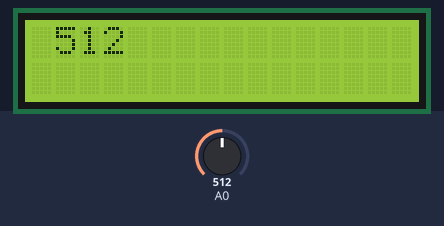
This sketch was run on a simulated Arduino Uno, built with avr-gcc and run on an emulated ATmega328P. Parts: 16×2 character LCD. The test bench sets the inputs (shaded band); at power-on: A0 = 512.

Above: at 1.2 s.
1.3 s: A0 set to 716
At 2.5 s:
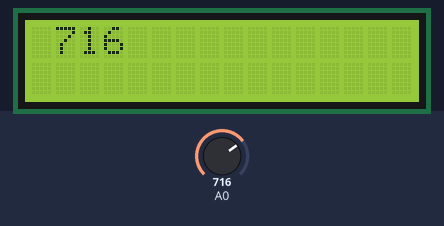
2.8 s: A0 set to 900
At 3.9 s:
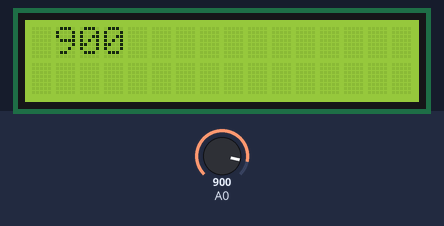
4.3 s: A0 set to 1023
At 5.0 s:
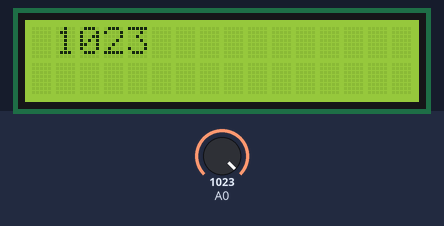
Timing chart, 0 to 7.3 s (numbered marks = the images above; inputs shaded):
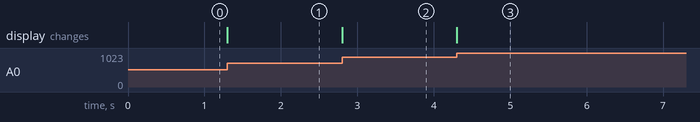

Measured:
- after the input at 1.3 s, the display: changes at once (image 1)
- after the input at 2.8 s, the display: changes at once (image 2)
- after the input at 4.3 s, the display: changes at once (image 3)

The sketch:

ADC.ino
```cpp
#include<LiquidCrystal.h>
LiquidCrystal LCD(13,12,11,10,9,8);
void setup() {
  // put your setup code here, to run once:
  LCD.
  begin(16,2);
  pinMode(A0,INPUT);

}

void loop() {
  // put your main code here, to run repeatedly:
  int a=analogRead(A0);
  LCD.setCursor(1,0);
  LCD.print(a);
}
```
